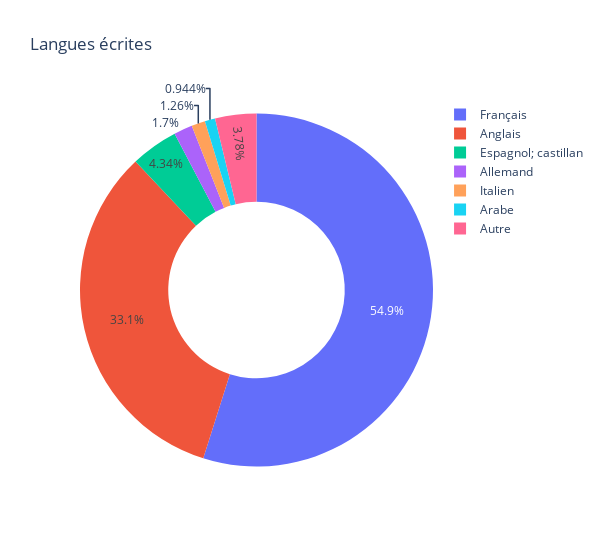

The code cell stored with this chart in its notebook:
### Code cell
# Langues écrites

langueEcrite = demographics[demographics['langues.medium'] == 'Écrit'].drop(columns=['langues.medium'])
langueEcrite = pd.DataFrame(plotVariable(langueEcrite, 'langues.nom'))
langueEcrite = groupOtherValues(langueEcrite)

order = [x for x in langueEcrite['labels'] if not (x == 'Autre')] + ['Autre']

px.pie(
    langueEcrite,
    values = langueEcrite['count'], 
    names = langueEcrite['labels'], 
    title='Langues écrites',
    hole=0.5,
    category_orders={'labels': order},
    width=600
)

### Figure 1 — Plotly figure (JSON) as saved in the notebook; plotly's stock layout.template omitted (floating-point values rounded to 4 significant figures)
{"data": [{"direction": "clockwise", "domain": {"x": [0, 1], "y": [0, 1]}, "hole": 0.5, "hovertemplate": "labels=%{label}<br>count=%{value}<extra></extra>", "labels": ["Français", "Anglais", "Espagnol; castillan", "Allemand", "Italien", "Arabe", "Autre"], "legendgroup": "", "name": "", "showlegend": true, "sort": false, "type": "pie", "values": [872, 526, 69, 27, 20, 15, 60]}], "layout": {"legend": {"tracegroupgap": 0}, "title": {"text": "Langues écrites"}, "width": 600}}
